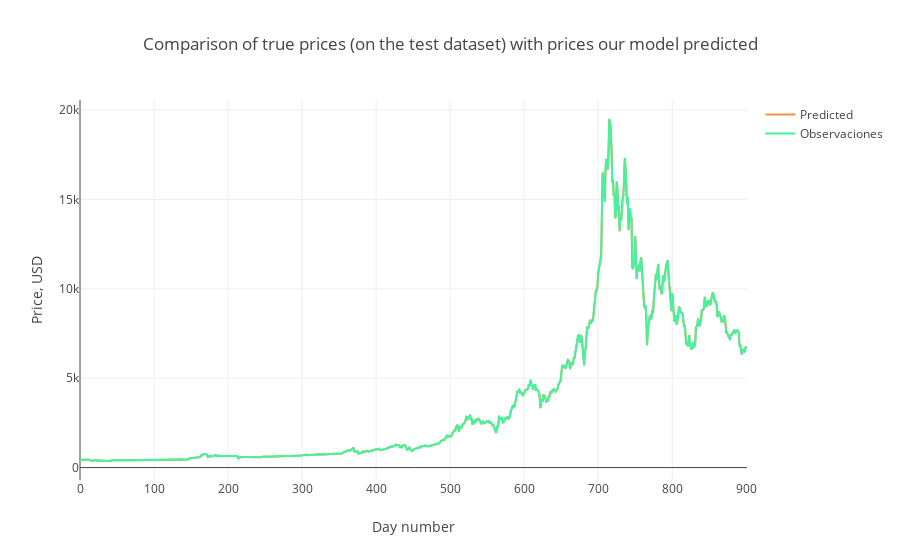

This figure's notebook cell:
### Code cell
# Visualización de 
trace1 = go.Scatter(
    x = np.arange(0, len(predicted), 1),
    y = predicted,
    mode = 'lines',
    name = 'Predicted',
    line = dict(color=('rgb(244, 146, 65)'), width=2)
)
trace2 = go.Scatter(
    x = np.arange(0, len(predicted), 1),
    y = observated,
    mode = 'lines',
    name = 'Observaciones',
    line = dict(color=('rgb(66, 244, 155)'), width=2)
)

data = [trace1, trace2]
layout = dict(title = 'Comparison of true prices (on the test dataset) with prices our model predicted',
             xaxis = dict(title = 'Day number'), yaxis = dict(title = 'Price, USD'))
fig = dict(data=data, layout=layout)
py.iplot(fig, filename='results_demonstrating0')

### Figure 1 — Plotly figure (JSON) as saved in the notebook; plotly's stock layout.template omitted (floating-point values rounded to 4 significant figures; data arrays with more than 128 entries replaced by an {"elided": "..."} marker saying what was removed)
{"data": [{"line": {"color": "rgb(244, 146, 65)", "width": 2}, "mode": "lines", "name": "Predicted", "type": "scatter", "x": {"elided": "902 int values"}, "y": {"elided": "902 float values"}}, {"line": {"color": "rgb(66, 244, 155)", "width": 2}, "mode": "lines", "name": "Observaciones", "type": "scatter", "x": {"elided": "902 int values"}, "y": {"elided": "902 float values"}}], "layout": {"title": "Comparison of true prices (on the test dataset) with prices our model predicted", "xaxis": {"title": "Day number"}, "yaxis": {"title": "Price, USD"}}}
